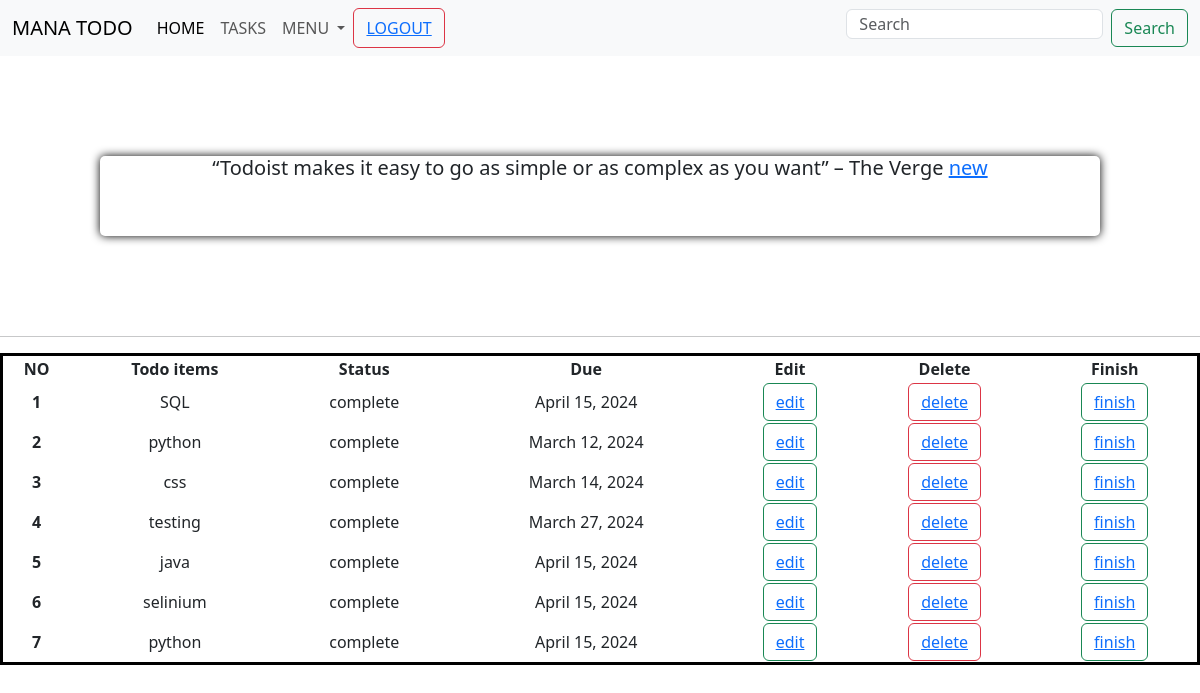
/anil/, run on the app's committed database.
### micro/models.py (models this page shows)
class todo(models.Model):
    task=models.TextField()
    status=models.CharField( max_length=50,default="NOT STARTED")
    due=models.DateField( auto_now=False, auto_now_add=False)
    uid=models.ForeignKey( User, on_delete=models.CASCADE)

### micro/views.py (the view)
# urls.py: path('anil/',views.anil,name='anil'),
def anil(request):
    d=todo.objects.all()
    return render(request,"index.html",{"table":d})

### templates/index.html (shortened to what this page needs)
<!DOCTYPE html>
{% load static %}
<html lang="en">
<head>
    <link rel="stylesheet" href="{% static 'style.css' %}">
    <link href="https://cdn.jsdelivr.net/npm/bootstrap@5.3.3/dist/css/bootstrap.min.css" rel="stylesheet">
</head>
<body style="text-align:center">
    <div class="logo">
        <div style="text-align:center">
   {% block content %}
   <nav class="navbar navbar-expand-lg bg-body-tertiary">
    <div class="container-fluid">
      <a class="navbar-brand" href="{% url 'logo' %}">MANA TODO</a>
      <div class="collapse navbar-collapse" id="navbarSupportedContent">
        <ul class="navbar-nav me-auto mb-2 mb-lg-0">
          <li class="nav-item">
            <a class="nav-link active" aria-current="page" href="{% url 'display' %}">HOME</a>
          </li>
          <li class="nav-item">
            <a class="nav-link" href="#">TASKS</a>
          </li>
          <li class="nav-item dropdown">
            <a class="nav-link dropdown-toggle" href="#" role="button" data-bs-toggle="dropdown" aria-expanded="false">
              MENU
            </a>
          </li>
          <button class="btn btn-outline-danger" type="submit"><a href="{% url 'signout' %}">LOGOUT</a></button>
        </ul>
       <div style="align-items:end">
          <form method="POST" action={% url "search" %} class="d-flex" role="search">
             <input class="form-control me-2" type="search" placeholder="Search" aria-label="Search" name="search" id="search" >
                <button class="btn btn-outline-success" type="submit">Search</button>
                </div>
      </div>
    </div>
  </nav>
    <div class="first">
    <h5>“Todoist makes it easy to go as simple or as complex as you want”
      – The Verge <a href="{% url 'signup'%}">new</a></h5><br><br>
    </div>
    <hr>
    <div>
    <table border="1" width=100%>
            <thead>
            <tr>
                <th>NO</th>
                <th>Todo items</th>
                <th>Status</th>
                <th>Due</th>
                <th>Edit</th>
                <th>Delete</th>
                <th>Finish</th>
            </tr>
            </thead>
            <tbody>
                {% for anil in table %}
                <tr>
                    <th>{{ forloop.counter }}</th>
                    <td>{{ anil.task }}</td>
                    <td>{{ anil.status }}</td>
                    <td>{{ anil.due }}</td>
                    <td><button class="btn btn-outline-success" type="submit"><a href="{% url 'edit' anil.id  %}">edit</a></button></td>
                    <td><button class="btn btn-outline-danger" type="submit"><a href="{% url 'delete' anil.id  %}">delete</a></button></td>
                    <td><button class="btn btn-outline-success" type="submit"><a href="{% url 'finish' anil.id  %}">finish</a></button></td>
                </tr>
                {% endfor %}
            </tbody>
            </table>
        </div>
   {% endblock content %}
</body>
</html>

### static/style.css (style rules this page uses)
.first { text-align: center; background-color: white; margin: 100px; border-radius:5px ; box-shadow:0 0 10px black; }
body { background-color: beige; cursor: pointer; }
#search { float: right; height: 30px; }
table,th { border: 3px solid black; }

### templates/index.html (style rules this page uses)
body { background-image: url(https://jtbbusinesstravel.com/wp-content/uploads/2023/05/Ways-ChatGPT-AI-Could-Change-Business-Travel-Management-1-1200x565.jpg); }

### data on the page
todo: task "SQL", status "complete", due "April 15, 2024"
todo: task "python", status "complete", due "March 12, 2024"
todo: task "css", status "complete", due "March 14, 2024"
todo: task "testing", status "complete", due "March 27, 2024"
todo: task "java", status "complete", due "April 15, 2024"
todo: task "selinium", status "complete", due "April 15, 2024"
todo: task "python", status "complete", due "April 15, 2024"
